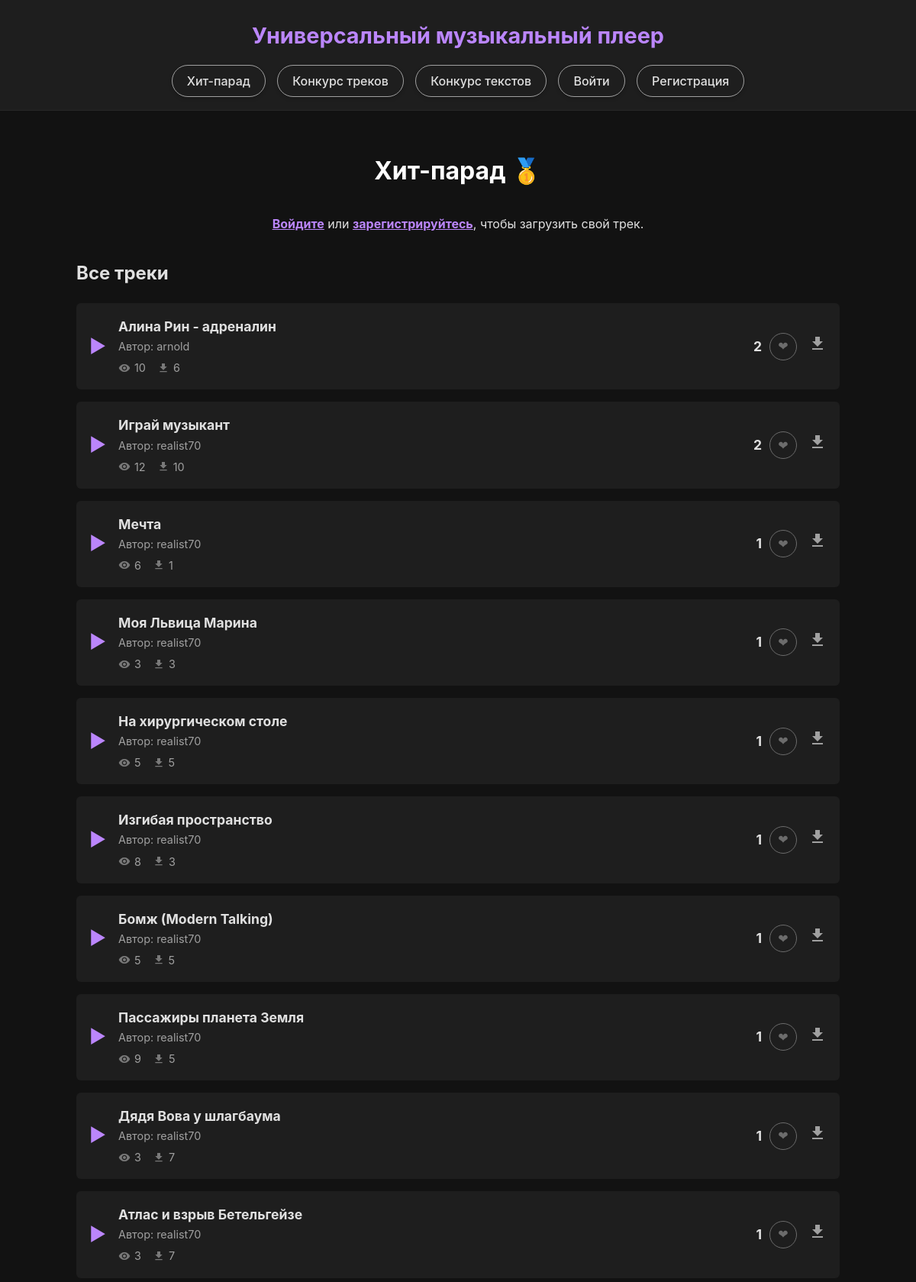
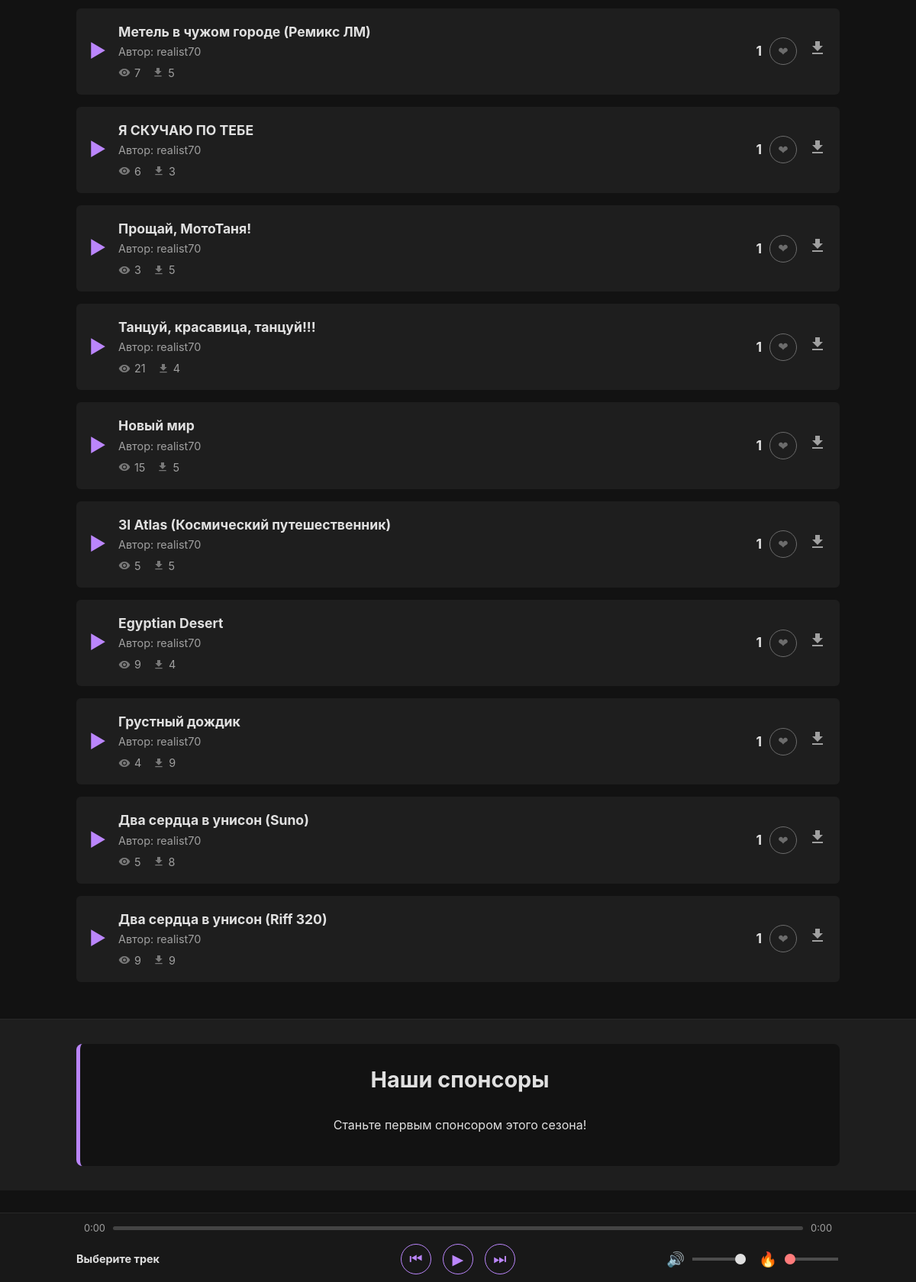
The page / on the database its author committed (2 pictures, top to bottom).
### tables this page shows
CREATE TABLE `tracks` (
  `id` int NOT NULL,
  `user_id` int NOT NULL,
  `title` varchar(255) NOT NULL,
  `filename` varchar(255) NOT NULL,
  `duration` int NOT NULL,
  `play_count` int NOT NULL DEFAULT '0',
  `download_count` int NOT NULL DEFAULT '0',
  `page_type` enum('general','contest') NOT NULL,
  `track_contest_id` int DEFAULT NULL,
  `upload_date` timestamp NULL DEFAULT CURRENT_TIMESTAMP
);

CREATE TABLE `users` (
  `id` int NOT NULL,
  `login` varchar(50) NOT NULL,
  `password` varchar(255) NOT NULL,
  `email` varchar(255) NOT NULL,
  `avatar_filename` varchar(255) DEFAULT NULL,
  `access_level` enum('limited','full','admin') NOT NULL DEFAULT 'limited',
  `registration_source` varchar(255) DEFAULT NULL,
  `created_at` timestamp NULL DEFAULT CURRENT_TIMESTAMP
);

### index.php (called while the page is built, shortened)
<?php
require_once 'core/db_connect.php';
require_once 'core/auth.php';
require 'hit_parade.php';
?>

### core/auth.php (called while the page is built, shortened)
<?php
function isUserLoggedIn()
{
    return isset($_SESSION['user_id']);
}

### hit_parade.php (the view, shortened to what this page needs)
<?php
require_once 'templates/header.php';
require_once 'core/db_connect.php';
require_once 'core/auth.php';
try {
    $sql = "SELECT
                tracks.id,
                tracks.title,
                tracks.filename,
                tracks.play_count,
                tracks.download_count,
                users.login AS author,
                COUNT(votes.id) AS vote_count
            FROM tracks
            JOIN users ON tracks.user_id = users.id
            LEFT JOIN votes ON tracks.id = votes.track_id
            WHERE tracks.page_type = 'general'
            GROUP BY tracks.id
            ORDER BY vote_count DESC, tracks.upload_date DESC";
    $stmt = $pdo->query($sql);
    $tracks = $stmt->fetchAll();
} catch (\PDOException $e) { $tracks = []; }
$isLoggedIn = isUserLoggedIn();
?>
<h1>Хит-парад 🥇</h1>
<?php if ($isLoggedIn): ?>
    <div class="upload-form-container">
        <h3>Загрузить свой трек</h3>
        <form class="form-styled" action="/api/upload_general_track.php" method="post" enctype="multipart/form-data">
            <div class="form-group"><label for="track_title">Название трека:</label><input type="text" id="track_title" name="track_title" required></div>
            <div class="form-group"><label for="track_file">Аудиофайл (MP3, WAV):</label><input type="file" id="track_file" name="track_file" accept="audio/mpeg, audio/wav" required></div>
            <button type="submit" class="button-primary">Загрузить</button>
        </form>
    </div>
<?php else: ?>
    <p class="centered-text"><a href="/login.php">Войдите</a> или <a href="/registration.php">зарегистрируйтесь</a>, чтобы загрузить свой трек.</p>
<?php endif; ?>
<div class="tracklist">
    <h2>Все треки</h2>
    <?php if (empty($tracks)): ?>
        <p>Треков пока нет. Станьте первым!</p>
    <?php else: ?>
        <?php foreach ($tracks as $index => $track): ?>
            <div class="track-item" data-id="<?php echo $track['id']; ?>" data-filename="<?php echo htmlspecialchars($track['filename']); ?>">
                <div class="track-play-button">▶</div>
                <div class="track-info">
                    <div class="track-title"><?php echo htmlspecialchars($track['title']); ?></div>
                    <div class="track-author">Автор: <?php echo htmlspecialchars($track['author']); ?></div>
                    <div class="track-stats">
                        <span class="stat-item plays" title="Прослушиваний">
                            <span class="play-count-display"><?php echo $track['play_count']; ?></span>
                        </span>
                        <span class="stat-item downloads" title="Скачиваний">
                             <svg xmlns="http://www.w3.org/2000/svg" viewBox="0 0 24 24" fill="currentColor" width="16" height="16"><path d="M19 9h-4V3H9v6H5l7 7 7-7zM5 18v2h14v-2H5z"></path></svg>
                            <span><?php echo $track['download_count']; ?></span>
                        </span>
                    </div>
                </div>
                <div class="track-actions">
                    <div class="track-votes">
                        <span class="vote-count"><?php echo $track['vote_count']; ?></span>
                        <button class="vote-button" title="Для голосования прослушайте 30 секунд" data-is-logged-in="<?php echo $isLoggedIn ? 'true' : 'false'; ?>" disabled>❤</button>
                    </div>
                    <a href="/api/download_track.php?id=<?php echo $track['id']; ?>" class="download-button" title="Скачать трек">
                        <svg xmlns="http://www.w3.org/2000/svg" viewBox="0 0 24 24" fill="currentColor" width="24" height="24"><path d="M19 9h-4V3H9v6H5l7 7 7-7zM5 18v2h14v-2H5z"></path></svg>
                    </a>
                </div>
            </div>
        <?php endforeach; ?>
    <?php endif; ?>
</div>
<?php require_once 'templates/footer.php'; ?>

### templates/header.php (shortened to what this page needs)
<!DOCTYPE html>
<html lang="ru">
<head>
    <link rel="stylesheet" href="/assets/css/style.css">
</head>
<body>
    <header class="site-header">
        <div class="container">
            <a href="/" class="logo">
                <span class="logo-desktop">Универсальный музыкальный плеер</span>
            </a>
            <nav class="main-nav">
                <div class="nav-links">
                    <ul>
                        <li><a href="/">Хит-парад</a></li>
                        <li><a href="/contest_tracks.php">Конкурс треков</a></li>
                        <li><a href="/contest_lyrics.php">Конкурс текстов</a></li>
                        <?php if (isUserLoggedIn()): ?>
                            <li><a href="/profile.php">Профиль</a></li>
                            <li><a href="/api/logout.php">Выйти</a></li>
                        <?php else: ?>
                            <li><a href="/login.php">Войти</a></li>
                            <li><a href="/registration.php">Регистрация</a></li>
                        <?php endif; ?>
                    </ul>
                </div>
            </nav>
        </div>
    </header>
    <main class="main-content">
        <div class="container">

### templates/footer.php (shortened to what this page needs)
        </div>
    </main>
    <div class="sponsors-wrapper">
        <div class="container">
            <div class="sponsors-display">
                <h3>Наши спонсоры</h3>
                <div class="sponsors-list-content">
                    <?php
                    try {
                        $sponsors_sql = "SELECT u.login, d.amount, d.receipt_filename
                                         FROM donations d
                                         JOIN users u ON d.user_id = u.id
                                         WHERE d.status = 'approved' AND d.receipt_filename IS NOT NULL
                                         ORDER BY d.amount DESC";
                        $sponsors_stmt = $pdo->query($sponsors_sql);
                        $sponsors = $sponsors_stmt->fetchAll();
                        if (empty($sponsors)) {
                            echo '<p style="text-align: center;">Станьте первым спонсором этого сезона!</p>';
                        }
                    } catch (\PDOException $e) {
                        echo '<p>Не удалось загрузить список спонсоров.</p>';
                    }
                    ?>
                </div>
            </div>
        </div>
    </div>
    <footer class="global-player-container">
        <div class="player-wrapper container">
            <div class="progress-container">
                <span id="current-time">0:00</span>
                <div id="progress-bar"><div id="progress"></div></div>
                <span id="duration-time">0:00</span>
            </div>
            <div class="player-bottom-row">
                <div class="player-track-details">
                    <span id="track-title-display">Выберите трек</span>
                </div>
                <div class="player-main-controls">
                    <button id="prev-btn" class="player-btn">⏮</button>
                    <button id="play-pause-btn" class="player-btn">▶</button>
                    <button id="next-btn" class="player-btn">⏭</button>
                </div>
                <div class="player-volume-controls">
                    <div class="volume-slider-group">
                        <span>🔊</span>
                        <input type="range" id="volume-slider" min="0" max="1" step="0.01" value="1" title="Громкость">
                    </div>
                    <div class="volume-slider-group gain-slider">
                        <span>🔥</span>
                        <input type="range" id="gain-slider" min="1" max="3" step="0.1" value="1" title="Усиление">
                    </div>
                </div>
            </div>
        </div>
    </footer>
</body>
</html>

### rows shown on the page
tracks: title "Алина Рин - адреналин", user.login "arnold", play_count "10", download_count "6", vote_count "2"
tracks: title "Играй музыкант", user.login "realist70", play_count "12", download_count "10", vote_count "2"
tracks: title "Мечта", user.login "realist70", play_count "6", download_count "1", vote_count "1"
tracks: title "Моя Львица Марина", user.login "realist70", play_count "3", download_count "3", vote_count "1"
tracks: title "На хирургическом столе", user.login "realist70", play_count "5", download_count "5", vote_count "1"
tracks: title "Изгибая пространство", user.login "realist70", play_count "8", download_count "3", vote_count "1"
tracks: title "Бомж (Modern Talking)", user.login "realist70", play_count "5", download_count "5", vote_count "1"
tracks: title "Пассажиры планета Земля", user.login "realist70", play_count "9", download_count "5", vote_count "1"
tracks: title "Дядя Вова у шлагбаума", user.login "realist70", play_count "3", download_count "7", vote_count "1"
tracks: title "Атлас и взрыв Бетельгейзе", user.login "realist70", play_count "3", download_count "7", vote_count "1"
tracks: title "Метель в чужом городе (Ремикс ЛМ)", user.login "realist70", play_count "7", download_count "5", vote_count "1"
tracks: title "Я СКУЧАЮ ПО ТЕБЕ", user.login "realist70", play_count "6", download_count "3", vote_count "1"
tracks: title "Прощай, МотоТаня!", user.login "realist70", play_count "3", download_count "5", vote_count "1"
tracks: title "Танцуй, красавица, танцуй!!!", user.login "realist70", play_count "21", download_count "4", vote_count "1"
tracks: title "Новый мир", user.login "realist70", play_count "15", download_count "5", vote_count "1"
tracks: title "3I Atlas (Космический путешественник)", user.login "realist70", play_count "5", download_count "5", vote_count "1"
tracks: title "Egyptian Desert", user.login "realist70", play_count "9", download_count "4", vote_count "1"
tracks: title "Грустный дождик", user.login "realist70", play_count "4", download_count "9", vote_count "1"
tracks: title "Два сердца в унисон (Suno)", user.login "realist70", play_count "5", download_count "8", vote_count "1"
tracks: title "Два сердца в унисон (Riff 320)", user.login "realist70", play_count "9", download_count "9", vote_count "1"
